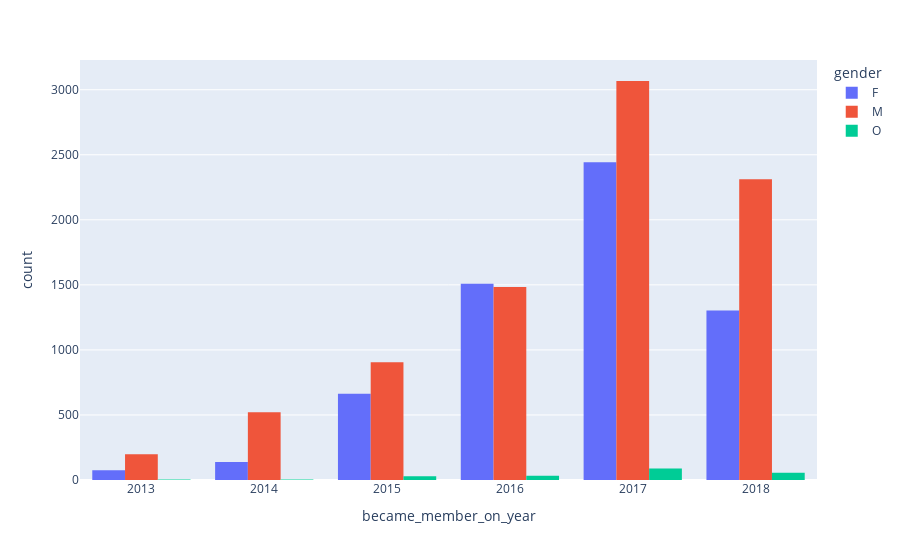

The code cell stored with this chart in its notebook:
### Markdown cell above
## 2.5 - Year of becomimng member distribution of customers by gender

### Code cell
fig = px.histogram(profile1, x="became_member_on_year",barmode='group', color='gender' )
fig.show()

### Figure 1 — Plotly figure (JSON) as saved in the notebook; plotly's stock layout.template omitted (floating-point values rounded to 4 significant figures; data arrays with more than 128 entries replaced by an {"elided": "..."} marker saying what was removed)
{"data": [{"alignmentgroup": "True", "bingroup": "x", "hovertemplate": "gender=F<br>became_member_on_year=%{x}<br>count=%{y}<extra></extra>", "legendgroup": "F", "marker": {"color": "#636efa", "pattern": {"shape": ""}}, "name": "F", "offsetgroup": "F", "orientation": "v", "showlegend": true, "type": "histogram", "x": {"elided": "6129 int values"}, "xaxis": "x", "yaxis": "y"}, {"alignmentgroup": "True", "bingroup": "x", "hovertemplate": "gender=M<br>became_member_on_year=%{x}<br>count=%{y}<extra></extra>", "legendgroup": "M", "marker": {"color": "#EF553B", "pattern": {"shape": ""}}, "name": "M", "offsetgroup": "M", "orientation": "v", "showlegend": true, "type": "histogram", "x": {"elided": "8484 int values"}, "xaxis": "x", "yaxis": "y"}, {"alignmentgroup": "True", "bingroup": "x", "hovertemplate": "gender=O<br>became_member_on_year=%{x}<br>count=%{y}<extra></extra>", "legendgroup": "O", "marker": {"color": "#00cc96", "pattern": {"shape": ""}}, "name": "O", "offsetgroup": "O", "orientation": "v", "showlegend": true, "type": "histogram", "x": {"elided": "212 int values"}, "xaxis": "x", "yaxis": "y"}], "layout": {"barmode": "group", "legend": {"title": {"text": "gender"}, "tracegroupgap": 0}, "margin": {"t": 60}, "xaxis": {"anchor": "y", "domain": [0, 1], "title": {"text": "became_member_on_year"}}, "yaxis": {"anchor": "x", "domain": [0, 1], "title": {"text": "count"}}}}
